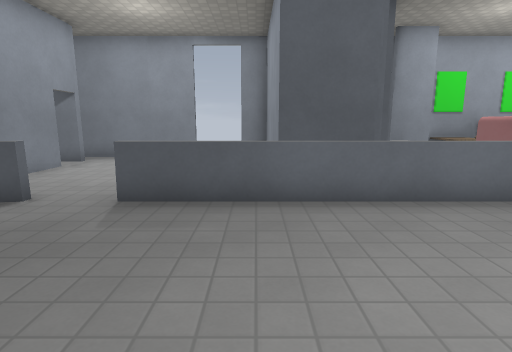
View 1 (above)

13 first-person views from a walk through a Godot game level. The camera is 1.4 m above the floor, tilts 10° down and sees 80° across. The floor is counted in squares, 1 m on a side. Each view is taken from the middle of a square. On the plan, view 1 faces up. The plan holds only what a view shows up to about 14 squares ahead; the rest is blank. The place goes on beyond the plan. Surface patterns are stand-ins for the level's own textures.

View 2
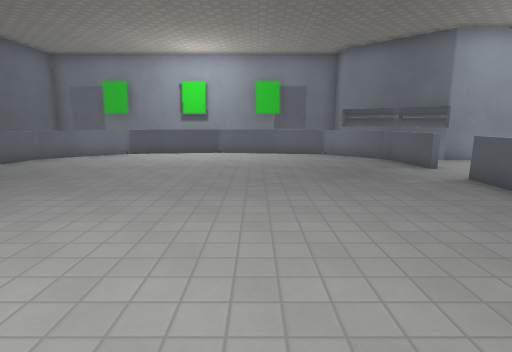

View 3
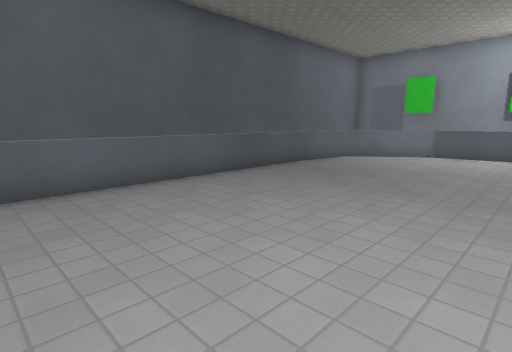

View 4
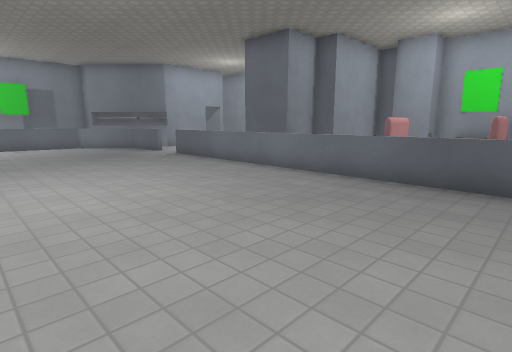

View 5
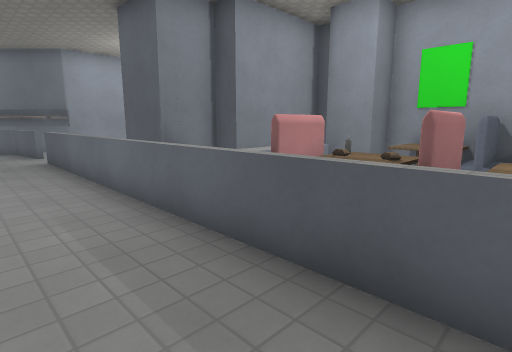

View 6
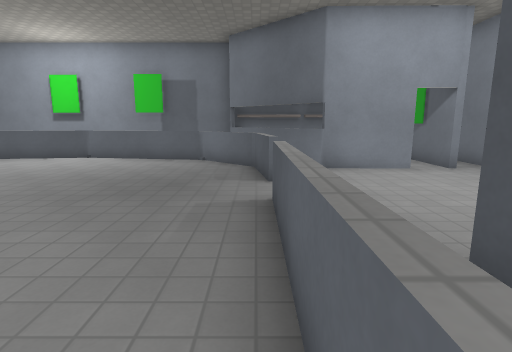

View 7
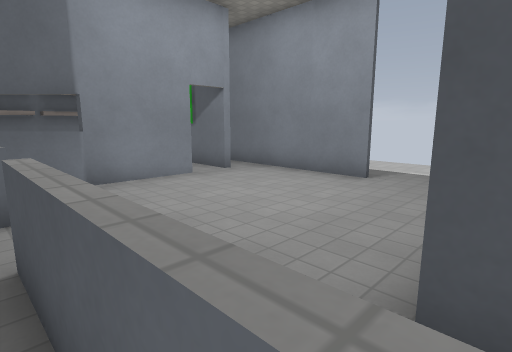

View 8
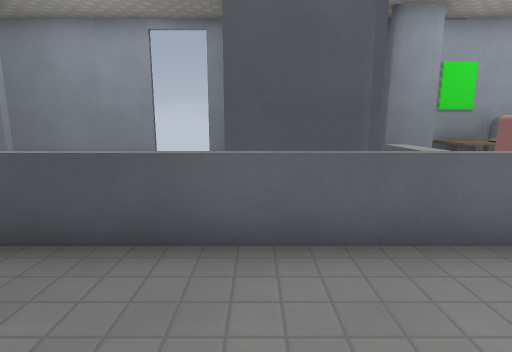

View 9
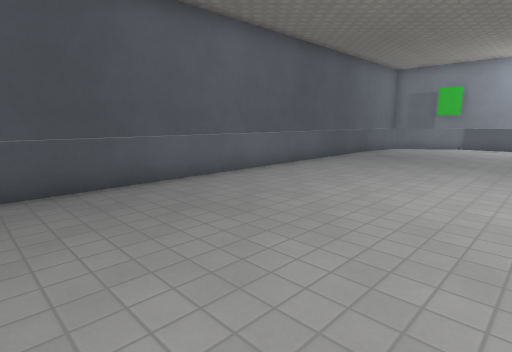

View 10
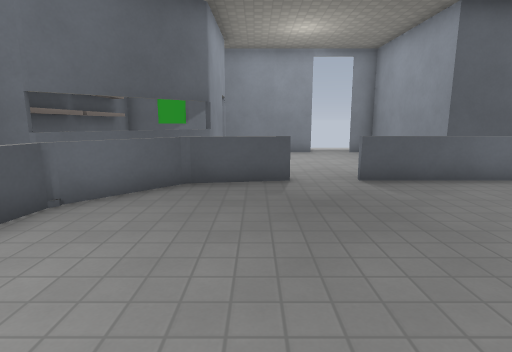

View 11
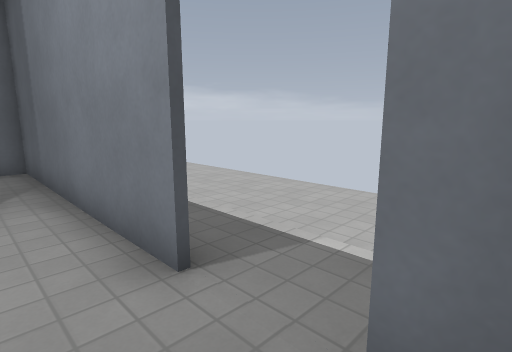

View 12
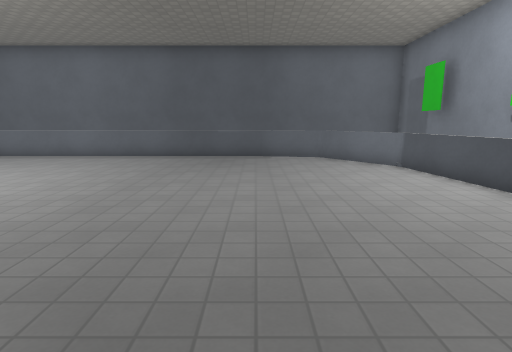

View 13
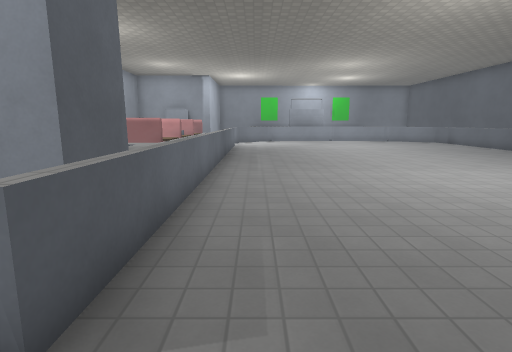

### Floor plan
Key: @ floor where view 1 was taken; # wall or solid block; . main floor; : floor 0.25 m higher than the main floor; - floor 0.25 m lower than the main floor; / step, stairs or slope; = window, fence, low wall or low ledge; ^ raised ledge; S sofa; T table; O other object.
Columns run from 10 left of view 1 to 10 right of it. Each row starts with its distance up from view 1.
 17   -------
 16   -------
 15    ------
 14      /////
 13 ########..#
 12 #......... #  #####S#
 11 ####.......#  ###  S
 10 O  ........#  #^
  9 O   #......####^STTST
  8 O   #......###:^S  ST
  7 O  ##......##^^^#= S=
  6 O  =....=============
  5 O ====...............
  4 #==..................
  3 ##=..................
  2 #=...................
  1 #=...................
  0 #=........@..........
 -1 #=...................
 -2 #=...................
 -3 #=...................
 -4 #=...................
 -5 #=...................
 -6 ###..................
 -7 # ##.................
 -8 #  #=................
 -9 #  ##===============
-10 #  #################

Positions as (right, up) in squares from view 1, and headings:
1: (0, 0), facing up
2: (5, 0), facing left
3: (5, -2), facing down-left
4: (10, -2), facing up-left
5: (10, 3), facing up-left
6: (3, 5), facing left
7: (1, 5), facing up-left
8: (1, 2), facing up
9: (10, -2), facing down-left
10: (-5, -2), facing up
11: (0, 11), facing up-left
12: (-4, 4), facing down
13: (-4, 4), facing right
